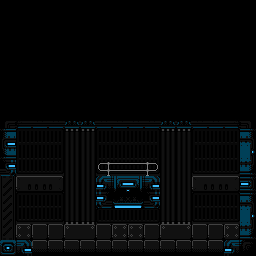

The image is a tile-based game level rendered from a .tmx file. Its description and source (layers, tilesets, objects; grid data summarised) follow:
An orthogonal 16x16 tile map with 16x16 px tiles, 3 tile layers (wall, main, fence), 2 tilesets and 2 objects (l_0, b_0).

<map version="1.0" orientation="orthogonal" renderorder="right-down" width="16" height="16" tilewidth="16" tileheight="16" nextobjectid="4">
 <properties>
  <property name="isStart" type="bool" value="true" />
 </properties>
 <tileset firstgid="1" source="../corpus.tsx" />
 <tileset firstgid="12097" source="../../connectors.tsx" />
 <objectgroup name="connectors">
  <object id="2" type="l_0" gid="12101" x="0" y="176" width="16" height="16">
   <properties>
    <property name="type" type="int" value="0" />
   </properties>
  </object>
  <object id="3" name="B" type="b_0" gid="12100" x="16" y="256" width="16" height="16">
   <properties>
    <property name="type" type="int" value="0" />
   </properties>
  </object>
 </objectgroup>
 <layer name="wall" width="16" height="16">
  <data>[256 cells, 106 non-empty, 26 distinct tile ids]</data>
 </layer>
 <layer name="main" width="16" height="16">
  <data>[256 cells, 38 non-empty, 22 distinct tile ids]</data>
 </layer>
 <layer name="fence" width="16" height="16">
  <data>[256 cells, 4 non-empty, 4 distinct tile ids]</data>
 </layer>
</map>
